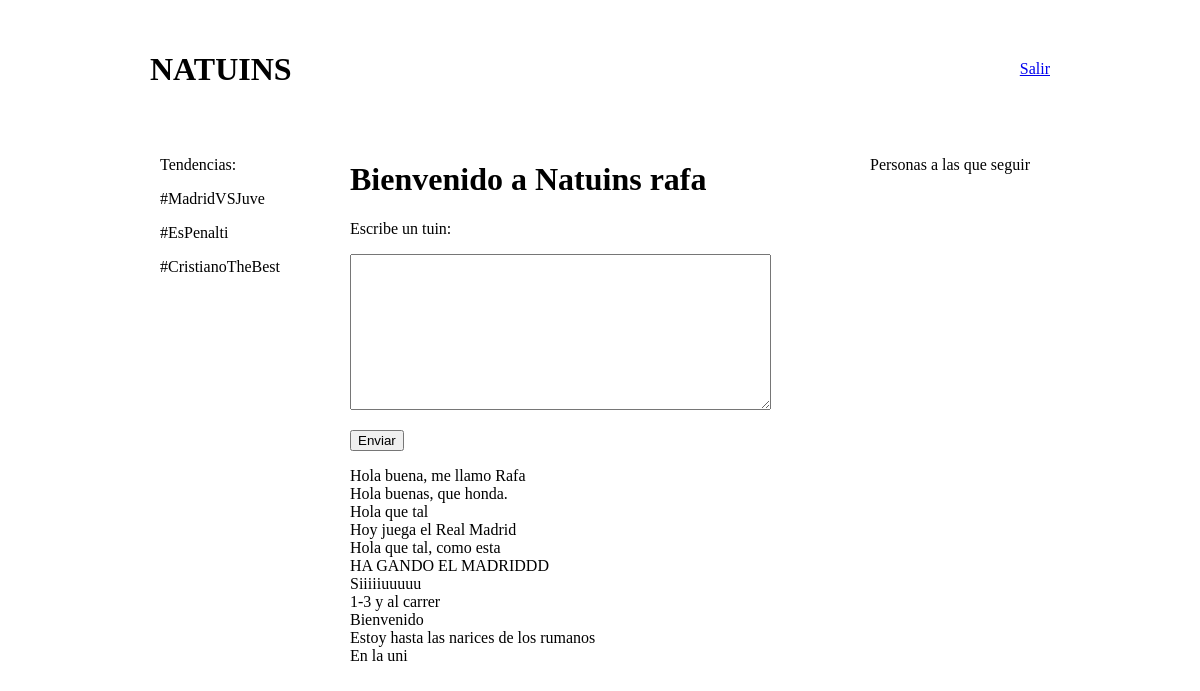
Page /index.php (signed in) on the committed database.
### tables this page shows
CREATE TABLE `tuin` (
  `idTuin` int(255) NOT NULL,
  `tuin` text NOT NULL,
  `idUser` int(255) NOT NULL
);

### index.php (the view, shortened to what this page needs)
<?php
include_once "conexion.php";
?>
<!DOCTYPE html>
<html>
<head>
	<link rel="stylesheet" type="text/css" href="css/estilo.css">
</head>
<body>
	<div id="contenedor">
		<div id="cabecera">
			<h1>NATUINS</h1>
			<a href="logout.php">Salir</a>
		</div>
		<div id="sidebar-left">
			<p>Tendencias:</p>
			<p>#MadridVSJuve</p>
			<p>#EsPenalti</p>
			<p>#CristianoTheBest</p>
		</div>
		<div id="contenido">
		<?php
				if($_SESSION['tipo'] == "usuario"){
				echo '<h1>Bienvenido a Natuins ' . $_SESSION['usuario'] . '</h1>';
				}
		?>
			<p>Escribe un tuin:</p>
			<div id="mensaje">
				<form action="procesarTuin.php" method="post">
					<textarea rows="10" cols="50" name="tuin"></textarea>
					<p><input type="submit" name="login" value="Enviar"></p>
				</form>
			</div>
			<div id="tuins">
			<?php
				$sql = "SELECT * FROM tuin";
				$rec = $mysqli->query($sql);
				$contador = $rec->num_rows;
				$row = $rec->fetch_array();
				for($i = 0; $i < $contador; $i++){
					echo $row["tuin"];
					echo '<br>';
					$row = $rec->fetch_array();
				}
			?>
			</div>
		</div>
		<div id="sidebar-right">
			<p>Personas a las que seguir</p>
		</div>
	</div>
</body>
</html>

### css/estilo.css (style rules this page uses)
div#contenedor { width: 900px; margin: auto; margin-top: 30px; }
div#cabecera { height: 100px; }
div#cabecera h1 { float: left; }
div#cabecera a { margin-top: 30px; float: right; }
div#sidebar-left { padding: 10px; height: 400px; width: 170px; float: left; }
div#contenido { padding: 10px; min-height: 600px; width: 500px; float: left; }
div#sidebar-right { padding: 10px; height: 400px; width: 170px; float: right; }

### rows in the picture
tuin: tuin "Hola buena, me llamo Rafa"
tuin: tuin "Hola buenas, que honda."
tuin: tuin "Hola que tal"
tuin: tuin "Hoy juega el Real Madrid"
tuin: tuin "Hola que tal, como esta"
tuin: tuin "HA GANDO EL MADRIDDD"
tuin: tuin "Siiiiiuuuuu"
tuin: tuin "1-3 y al carrer"
tuin: tuin "Bienvenido"
tuin: tuin "Estoy hasta las narices de los rumanos"
tuin: tuin "En la uni"

### other values in the picture
$_SESSION['usuario'] "rafa"
